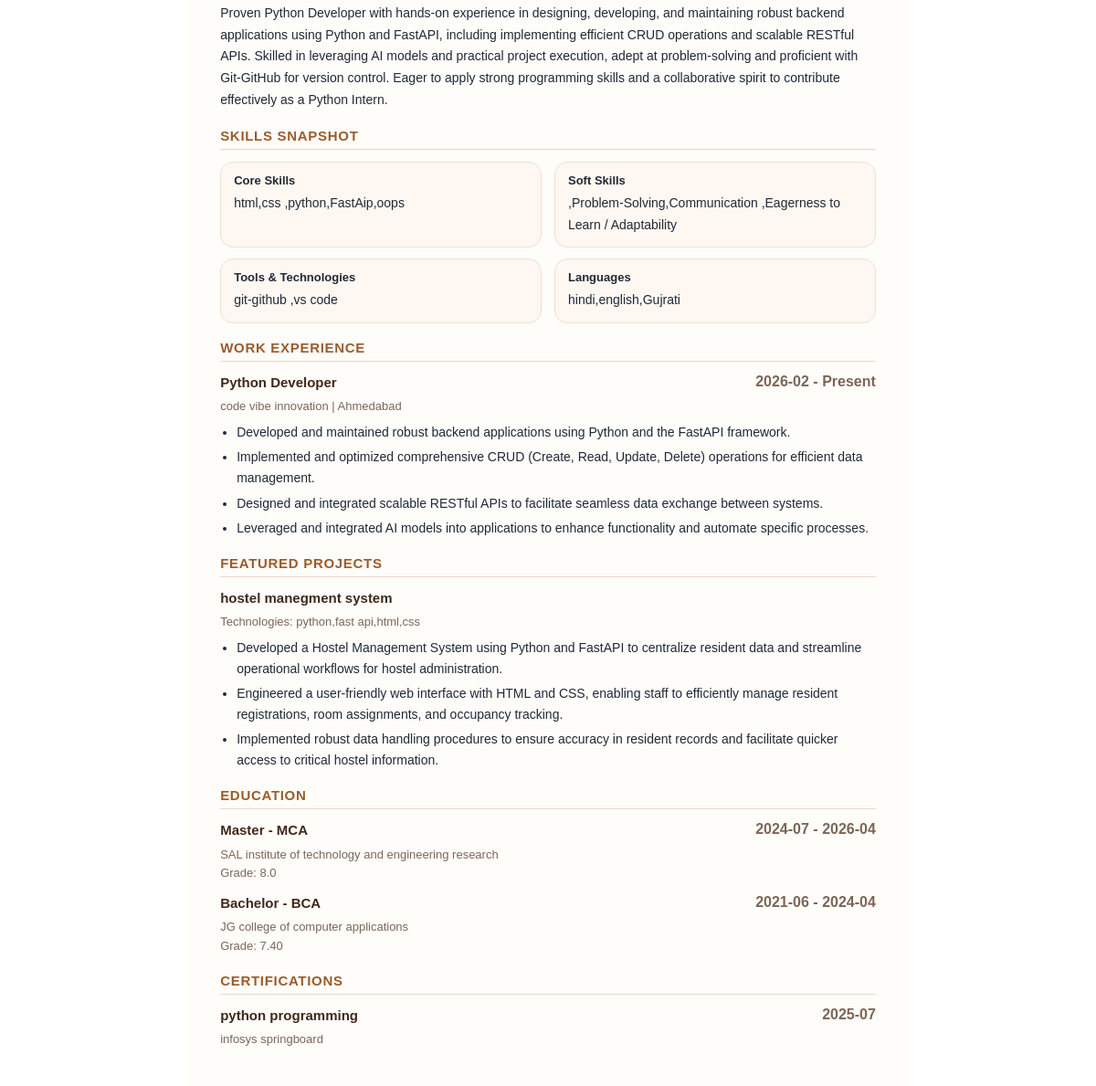
Page /use_template?template=profile-spotlight (signed in, lower part) on the earlier database version.
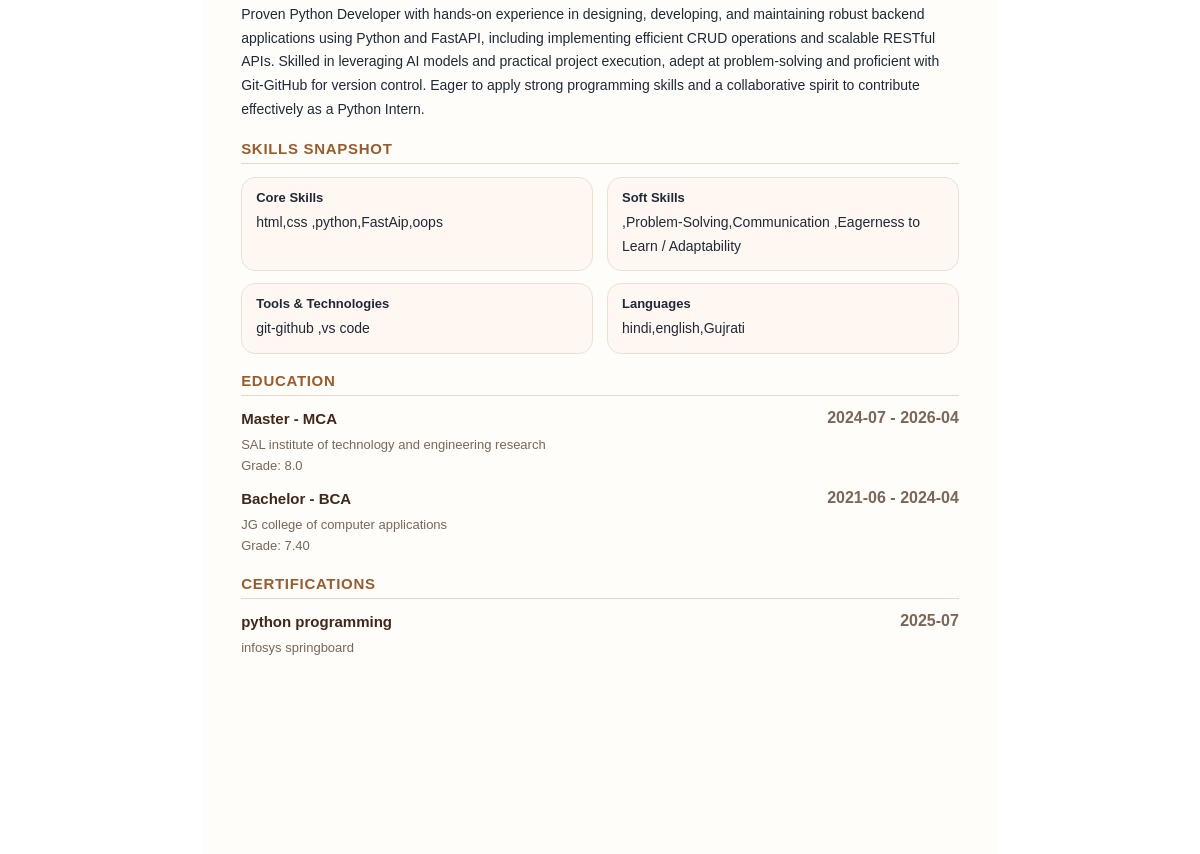
Same page on the later database version.
### tables this page shows
CREATE TABLE experience (
    id INTEGER PRIMARY KEY AUTOINCREMENT,
    user_id INTEGER NOT NULL,
    job_title_id INTEGER,
    custom_job_title TEXT,
    experience_type_id INTEGER,
    company_name TEXT,
    location TEXT,
    start_month TEXT,
    end_month TEXT,
    currently_working INTEGER DEFAULT 0,
    description TEXT,
    FOREIGN KEY (user_id) REFERENCES users(id) ON DELETE CASCADE,
    FOREIGN KEY (job_title_id) REFERENCES job_title_master(id),
    FOREIGN KEY (experience_type_id) REFERENCES experience_type_master(id)
);

CREATE TABLE projects (
    id INTEGER PRIMARY KEY AUTOINCREMENT,
    user_id INTEGER NOT NULL,
    project_title TEXT NOT NULL,
    technologies TEXT,
    description TEXT,
    FOREIGN KEY (user_id) REFERENCES users(id) ON DELETE CASCADE
);

CREATE TABLE education (
    id INTEGER PRIMARY KEY AUTOINCREMENT,
    user_id INTEGER NOT NULL,
    degree_id INTEGER,
    course_id INTEGER,
    institution_id INTEGER,
    location TEXT,
    start_month TEXT,
    end_month TEXT,
    grade TEXT, custom_degree TEXT, custom_course TEXT, custom_institution TEXT,
    FOREIGN KEY (user_id) REFERENCES users(id) ON DELETE CASCADE,
    FOREIGN KEY (degree_id) REFERENCES degree_master(id),
    FOREIGN KEY (course_id) REFERENCES course_master(id),
    FOREIGN KEY (institution_id) REFERENCES institute_master(id)
);

CREATE TABLE certification (
    id INTEGER PRIMARY KEY AUTOINCREMENT,
    user_id INTEGER NOT NULL,
    certificate_name TEXT NOT NULL,
    organization TEXT NOT NULL,
    certificate_date TEXT NOT NULL,
    FOREIGN KEY (user_id) REFERENCES users(id) ON DELETE CASCADE
);

### main.py (the view)
@app.get("/use_template", response_class=HTMLResponse)
def use_template_page(
    request: Request,
    template: str = Query(None)
):
    user = require_login(request)
    if isinstance(user, RedirectResponse):
        return user
    template_map = {
        "classic-edge": "resume_templates/classic_edge.html",
        "nova-grid": "resume_templates/nova_grid.html",
        "profile-spotlight": "resume_templates/profile_spotlight.html",
        "pure-ats": "resume_templates/pure_ats.html",
        "executive-line": "resume_templates/executive_line.html",
        "soft-modern": "resume_templates/soft_modern.html",
    }
    if template not in template_map:
        template = "classic-edge"
    save_selected_template(user["id"], template)
    template_file = template_map[template]
    profile = get_user_profile(user["id"])
    educations = get_education(user["id"])
    experiences = get_experience(user["id"])
    skills = get_skills(user["id"])
    projects = get_projects(user["id"])
    certifications = get_certifications(user["id"])
    summary_row = get_professional_summary(user["id"])
    if skills:
        skills["job_role_text"] = get_job_role_text_from_skills(skills)
    show_experience = len(experiences) > 0 and user.get("is_fresher", 0) == 0
    return templates.TemplateResponse(
        request,
        "resume_generate.html",
        {
            "request": request,
            "user": user,
            "profile": profile,
            "educations": educations,
            "experiences": experiences,
            "show_experience": show_experience,
            "skills": skills,
            "projects": projects,
            "certifications": certifications,
            "saved_summary": summary_row["professional_summary"] if summary_row else "",
            "selected_template_name": template,
            "template_file": template_file,
            "pdf_mode": False
        }
    )

### template/resume_generate.html (shortened to what this page needs)
<!DOCTYPE html>
<html lang="en">
<head>
    <link rel="stylesheet" href="/static/resume_preview.css">
    <link rel="stylesheet" href="/static/resume_pdf.css">
</head>
<body>
    <div class="page-wrapper {% if pdf_mode %}pdf-mode{% endif %}">
        <main class="preview-main">
            <div class="resume-shell">
                <div class="resume-paper template-{{ selected_template_name }}">
                    {% include template_file %}
                </div>
            </div>
        </main>
    </div>
</body>
</html>

### template/resume_templates/profile_spotlight.html (shortened to what the changed rows need)
<div class="resume-template profile-spotlight-template">
    {% if skills %}
    <section class="resume-section">
        <h2>Skills Snapshot</h2>
    </section>
    {% endif %}
    {% if show_experience %}
    <section class="resume-section">
        <h2>Work Experience</h2>
        {% for exp in experiences %}
        <div class="resume-item">
            <div class="item-row">
                <strong>
                    {% if exp.job_title_text %}
                        {{ exp.job_title_text }}
                    {% elif exp.job_title_name %}
                        {{ exp.job_title_name }}
                    {% elif exp.custom_job_title %}
                        {{ exp.custom_job_title }}
                    {% else %}
                        Job Title
                    {% endif %}
                </strong>
                <span>
                    {{ exp.start_month if exp.start_month else "" }}
                    {% if exp.start_month or exp.end_month or exp.currently_working %} - {% endif %}
                    {% if exp.currently_working %}
                        Present
                    {% else %}
                        {{ exp.end_month if exp.end_month else "Present" }}
                    {% endif %}
                </span>
            </div>
            <div class="item-sub">
                {{ exp.company_name if exp.company_name else "Company" }}
                {% if exp.location %} | {{ exp.location }}{% endif %}
            </div>
            {% if exp.description %}
            <ul class="resume-list">
                {% for line in exp.description.split('\n') %}
                    {% if line.strip() %}
                        <li>{{ line.strip().lstrip('-• ') }}</li>
                    {% endif %}
                {% endfor %}
            </ul>
            {% endif %}
        </div>
        {% endfor %}
    </section>
    {% endif %}
    {% if projects and projects|length > 0 %}
    <section class="resume-section">
        <h2>Featured Projects</h2>
        {% for project in projects %}
        <div class="resume-item">
            <div class="item-row">
                <strong>{{ project.project_title }}</strong>
            </div>
            {% if project.technologies %}
            <div class="item-sub">Technologies: {{ project.technologies }}</div>
            {% endif %}
            {% if project.description %}
            <ul class="resume-list">
                {% for line in project.description.split('\n') %}
                    {% if line.strip() %}
                        <li>{{ line.strip().lstrip('-• ') }}</li>
                    {% endif %}
                {% endfor %}
            </ul>
            {% endif %}
        </div>
        {% endfor %}
    </section>
    {% endif %}
    {% if educations and educations|length > 0 %}
    <section class="resume-section">
        <h2>Education</h2>
        {% for edu in educations %}
        <div class="resume-item">
            <div class="item-row">
                <strong>
                    {% if edu.degree_text %}
                        {{ edu.degree_text }}
                    {% elif edu.degree_name %}
                        {{ edu.degree_name }}
                    {% endif %}
                    {% if edu.course_text %}
                        - {{ edu.course_text }}
                    {% elif edu.course_name %}
                        - {{ edu.course_name }}
                    {% endif %}
                </strong>
                <span>
                    {{ edu.start_month if edu.start_month else "" }}
                    {% if edu.start_month or edu.end_month %} - {% endif %}
                    {{ edu.end_month if edu.end_month else "Present" }}
                </span>
            </div>
            <div class="item-sub">
                {{ edu.institution_text if edu.institution_text else edu.institute_name if edu.institute_name else "Institution" }}
            </div>
            {% if edu.grade %}
            <div class="item-sub">Grade: {{ edu.grade }}</div>
            {% endif %}
        </div>
        {% endfor %}
    </section>
    {% endif %}
    {% if certifications and certifications|length > 0 %}
    <section class="resume-section">
        <h2>Certifications</h2>
        {% for cert in certifications %}
        <div class="resume-item">
            <div class="item-row">
                <strong>{{ cert.certificate_name }}</strong>
                {% if cert.certificate_date %}<span>{{ cert.certificate_date }}</span>{% endif %}
            </div>
            {% if cert.organization %}
            <div class="item-sub">{{ cert.organization }}</div>
            {% endif %}
        </div>
        {% endfor %}
    </section>
    {% endif %}
</div>

Differences in the rows shown:
no longer on this page (row unchanged): experience: job_title_name "Python Developer", start_month "2026-02", currently_working "Present", company_name "code vibe innovation", location "Ahmedabad", strip "Developed and maintained robust backend applications using Python and the FastAPI framework." "Implemented and optimized comprehensive CRUD (Create, Read, Update, Delete) operations for efficient data management." "Designed and integrated scalable RESTful APIs to facilitate seamless data exchange between systems." "Leveraged and integrated AI models into applications to enhance functionality and automate specific processes."
removed projects: project_title "hostel manegment system", technologies "python,fast api,html,css", strip "Developed a Hostel Management System using Python and FastAPI to centralize resident data and streamline operational workflows for hostel administration." "Engineered a user-friendly web interface with HTML and CSS, enabling staff to efficiently manage resident registrations, room assignments, and occupancy tracking." "Implemented robust data handling procedures to ensure accuracy in resident records and facilitate quicker access to critical hostel information."
Other differences:
text no longer shown: "WORK EXPERIENCE FEATURED PROJECTS"
